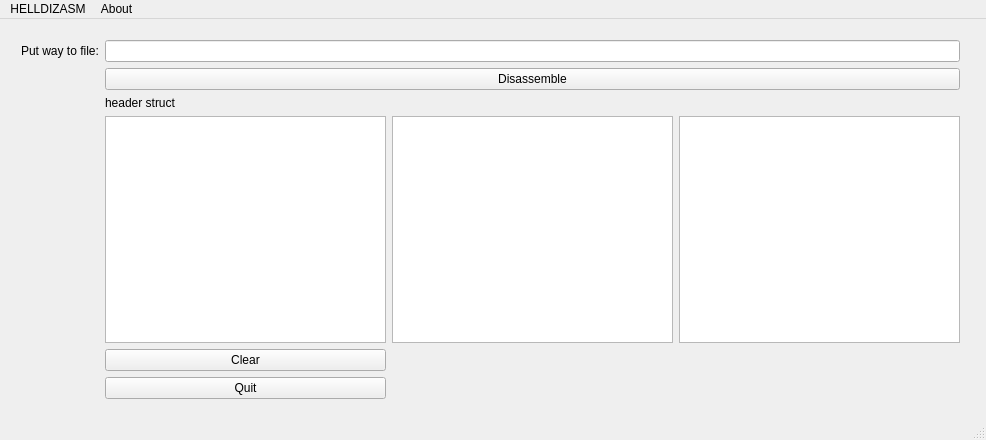
<?xml version="1.0" encoding="UTF-8"?>
<ui version="4.0">
 <class>MainWindow</class>
 <widget class="QMainWindow" name="MainWindow">
  <property name="geometry">
   <rect>
    <x>0</x>
    <y>0</y>
    <width>986</width>
    <height>440</height>
   </rect>
  </property>
  <property name="windowTitle">
   <string>MainWindow</string>
  </property>
  <widget class="QWidget" name="centralWidget">
   <widget class="QWidget" name="layoutWidget">
    <property name="geometry">
     <rect>
      <x>10</x>
      <y>10</y>
      <width>961</width>
      <height>381</height>
     </rect>
    </property>
    <layout class="QGridLayout" name="gridLayout">
     <item row="0" column="0">
      <widget class="QLabel" name="label">
       <property name="text">
        <string>Put way to file:</string>
       </property>
      </widget>
     </item>
     <item row="0" column="1">
      <widget class="QLineEdit" name="lineEdit"/>
     </item>
     <item row="1" column="1">
      <widget class="QPushButton" name="pushButton">
       <property name="text">
        <string>Disassemble</string>
       </property>
      </widget>
     </item>
     <item row="2" column="1">
      <layout class="QGridLayout" name="gridLayout_2">
       <item row="1" column="0">
        <widget class="QTextEdit" name="textEdit">
         <property name="readOnly">
          <bool>true</bool>
         </property>
        </widget>
       </item>
       <item row="1" column="1">
        <widget class="QTextEdit" name="textEdit_2">
         <property name="readOnly">
          <bool>true</bool>
         </property>
        </widget>
       </item>
       <item row="2" column="0">
        <widget class="QPushButton" name="pushButton_2">
         <property name="text">
          <string>Clear</string>
         </property>
        </widget>
       </item>
       <item row="0" column="0">
        <widget class="QLabel" name="label_2">
         <property name="text">
          <string>header struct</string>
         </property>
        </widget>
       </item>
       <item row="0" column="1">
        <widget class="QLabel" name="label_3">
         <property name="text">
          <string/>
         </property>
        </widget>
       </item>
       <item row="1" column="2">
        <widget class="QTextEdit" name="textEdit_3">
         <property name="readOnly">
          <bool>true</bool>
         </property>
        </widget>
       </item>
       <item row="3" column="0">
        <widget class="QPushButton" name="pushButton_3">
         <property name="text">
          <string>Quit</string>
         </property>
        </widget>
       </item>
      </layout>
     </item>
    </layout>
   </widget>
  </widget>
  <widget class="QMenuBar" name="menuBar">
   <property name="geometry">
    <rect>
     <x>0</x>
     <y>0</y>
     <width>986</width>
     <height>25</height>
    </rect>
   </property>
   <widget class="QMenu" name="menuHELLDIZASM">
    <property name="title">
     <string>HELLDIZASM</string>
    </property>
   </widget>
   <widget class="QMenu" name="menuAbout">
    <property name="title">
     <string>About</string>
    </property>
   </widget>
   <addaction name="menuHELLDIZASM"/>
   <addaction name="menuAbout"/>
  </widget>
  <widget class="QStatusBar" name="statusBar"/>
 </widget>
 <layoutdefault spacing="6" margin="11"/>
 <resources/>
 <connections/>
</ui>
